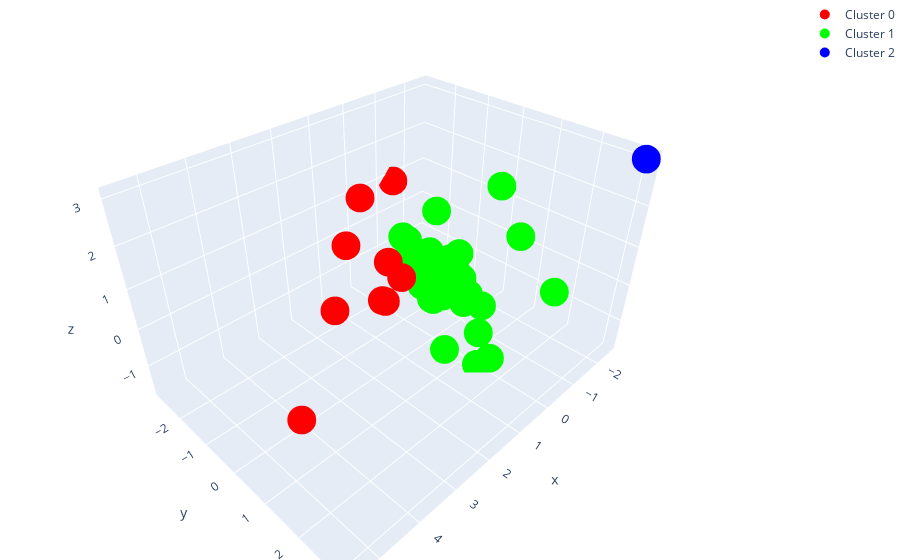

Write notebook code for a chart like this one.
### Code cell
# membuat visualisasi 3D untuk setiap klaster
# klaster 1
Cluster0= go.Scatter3d(
        x=df_pca_3[df_pca_3['cluster']==0]['PC1'],
        y=df_pca_3[df_pca_3['cluster']==0]['PC2'],
        z=df_pca_3[df_pca_3['cluster']==0]['PC3'],
        mode="markers",
        marker=dict(
                    size=10,
                    color="rgb(255,0,0)",
        ),
        name="Cluster 0"
)

#klaster 2
Cluster1= go.Scatter3d(
        x=df_pca_3[df_pca_3['cluster']==1]['PC1'],
        y=df_pca_3[df_pca_3['cluster']==1]['PC2'],
        z=df_pca_3[df_pca_3['cluster']==1]['PC3'],
        mode="markers",
        marker=dict(
                    size=10,
                    color="rgb(0,255,0)",
        ),
        name="Cluster 1"
)

# klaster 3
Cluster2= go.Scatter3d(
        x=df_pca_3[df_pca_3['cluster']==2]['PC1'],
        y=df_pca_3[df_pca_3['cluster']==2]['PC2'],
        z=df_pca_3[df_pca_3['cluster']==2]['PC3'],
        mode="markers",
        marker=dict(
                    size=10,
                    color="rgb(0,0,255)",
        ),
        name="Cluster 2"
)


data_plot_km=[Cluster0,Cluster1,Cluster2]

# membuat plot
layout = go.Layout(
    margin=dict(l=0, r=0, b=0, t=0))

fig=go.Figure(data = data_plot_km, layout = layout)
iplot(fig)

### Figure 1 — Plotly figure (JSON) as saved in the notebook; plotly's stock layout.template omitted (floating-point values rounded to 4 significant figures)
{"data": [{"marker": {"color": "rgb(255,0,0)", "size": 10}, "mode": "markers", "name": "Cluster 0", "type": "scatter3d", "x": [-0.1853, 1.505, 2.938, 1.585, 5.48, 0.5793, 1.623, 0.866, 0.4453, -1.385], "y": [-0.3582, -0.1325, -0.08505, -1.257, 2.118, -0.5504, -0.1003, -0.6874, -2.03, -2.807], "z": [-0.4171, -0.006058, 0.5527, 0.9445, 1.047, -0.04431, 0.09979, 0.447, 1.379, 0.8743]}, {"marker": {"color": "rgb(0,255,0)", "size": 10}, "mode": "markers", "name": "Cluster 1", "type": "scatter3d", "x": [0.08106, 0.1418, -0.4271, -0.4672, -0.7029, 0.1303, -0.7419, -0.4942, -1.179, 0.01897, -1.201, -0.0208, -0.3631, 0.6288, -0.09428, -0.6659, 0.3686, -0.8305, 0.03124, -0.09978, -5.727e-05, -0.9804, -0.4236, -0.4574, 0.1154, -0.2155, -0.5152, 0.2803, -0.7628, -0.5568, 0.1572, -0.5777, -0.1884, -0.9468], "y": [-0.01172, 1.423, -0.481, 2.73, -0.01377, -0.3829, 0.005199, -0.03012, 0.6983, -0.3225, 1.31, 1.647, -0.1901, 0.8622, 0.01417, 0.1993, -0.7076, 0.2993, -0.6762, -1.186, 0.2015, 0.1527, -0.6535, -0.6514, -0.03378, -0.4701, 0.9178, -0.3627, 0.222, -0.3397, -0.3063, -0.5892, -1.116, 0.6265], "z": [-0.645, -1.696, -0.3518, 0.7062, -0.232, -0.1488, 0.2552, 0.2177, 2.085, -0.3461, 1.079, -1.472, -0.1415, -1.295, -0.5451, -0.309, 0.2086, -0.8037, 0.1435, 0.4696, -0.4776, -1.038, -0.1491, 0.1381, -0.6123, 0.007122, -1.451, -0.09166, -1.06, -0.584, -0.3474, 1.206, 0.3715, -1.04]}, {"marker": {"color": "rgb(0,0,255)", "size": 10}, "mode": "markers", "name": "Cluster 2", "type": "scatter3d", "x": [-2.492], "y": [3.107], "z": [3.073]}], "layout": {"margin": {"b": 0, "l": 0, "r": 0, "t": 0}}}
